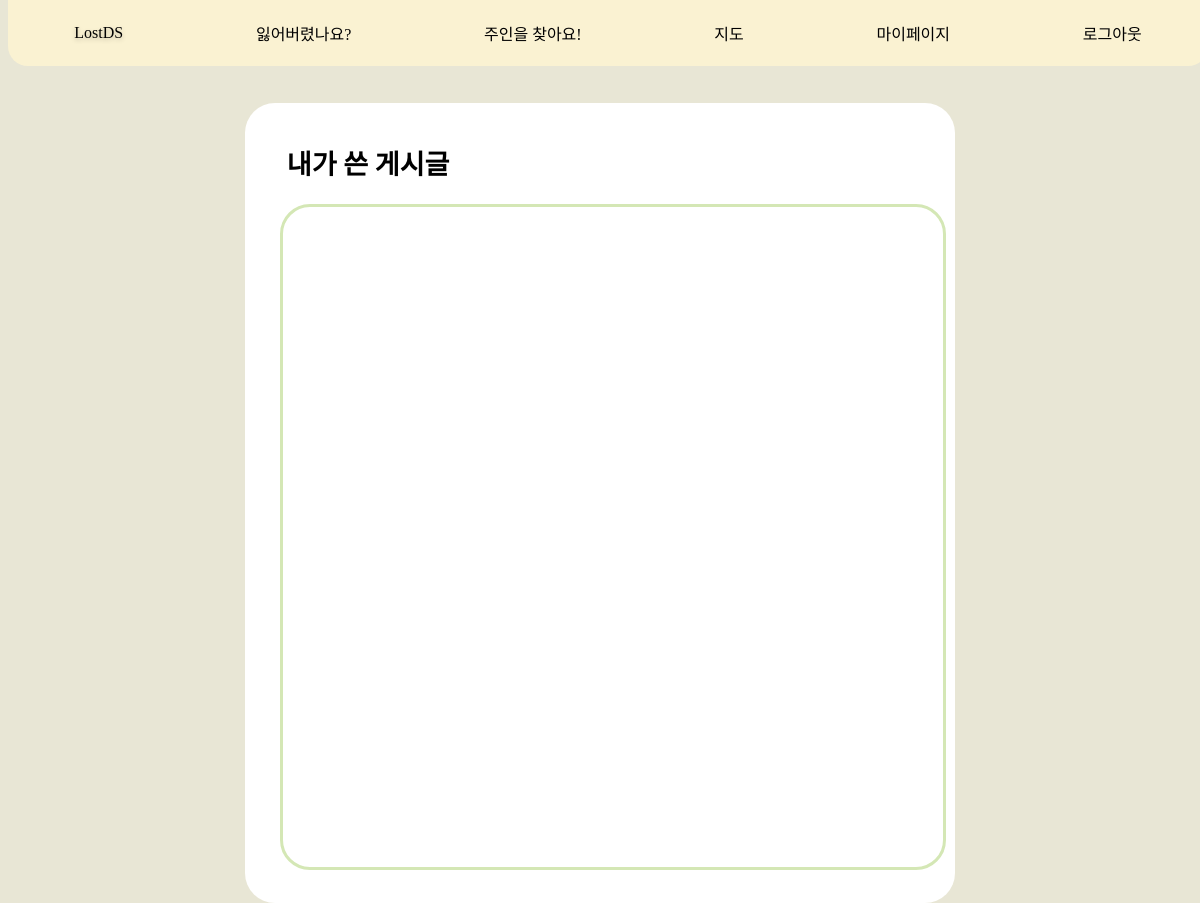
The page /mypage/my-post/ (signed in) on the database as committed earlier.
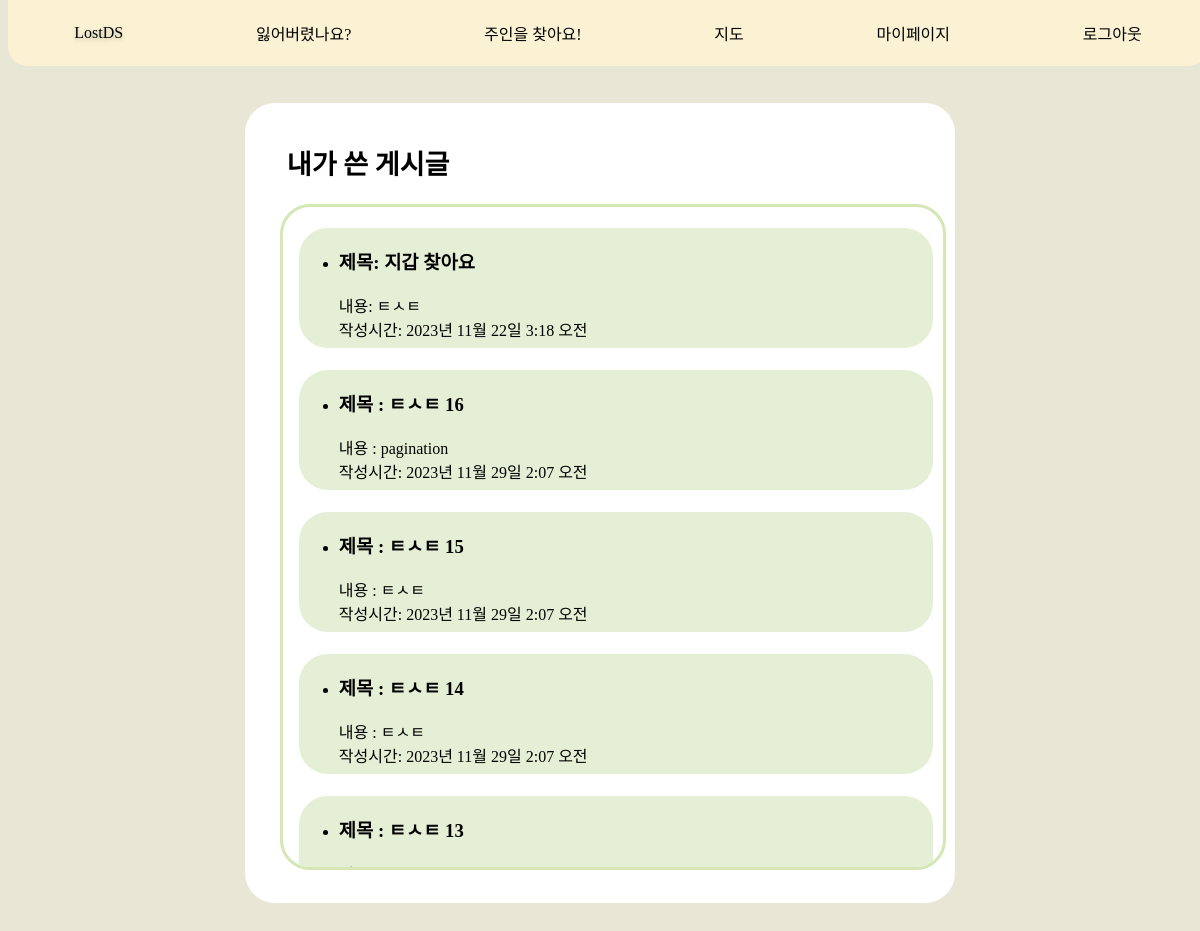
The same page on the database as committed later.
### message/models.py (models this page shows, shortened)
class AskItem(models.Model):
    title = models.CharField(max_length=30)
    author = models.ForeignKey(settings.AUTH_USER_MODEL, null=True, on_delete=models.SET_NULL)
    place = models.CharField(max_length=15, blank=True, null=True)
    created_at = models.DateTimeField(auto_now_add=True)
    category = models.ForeignKey(Category, null=True, on_delete=models.SET_NULL)
    head_image = models.ImageField(upload_to='message/images/ask/%Y/%m/%d/', blank=True)
    content = models.TextField()

class FindItem(models.Model):
    title = models.CharField(max_length=30)
    author = models.ForeignKey(settings.AUTH_USER_MODEL, null=True, on_delete=models.SET_NULL)
    place = models.CharField(max_length=15, null=True)
    created_at = models.DateTimeField(auto_now_add=True)
    category = models.ForeignKey(Category, null=True, on_delete=models.SET_NULL)
    head_image = models.ImageField(upload_to='message/images/find/%Y/%m/%d/', blank=True)
    content = models.TextField()

### mypage/views.py (the view)
# urls.py: path("my-post/", mypost_view, name='my-post'),                                  # '내가 쓴 게시글' 눌렀을 때 넘어가는 페이지
def mypost_view(requset):  # 게시글 리스트 페이지
    return render(
        requset,
        'mypage/my-post.html',
    )

### mypage/templates/mypage/my-post.html (shortened to what this page needs)
{% extends 'main/nav.html' %}
{% block content %}
{% load static %}
<html lang="ko">
<head>
    <link rel="stylesheet" href="{% static 'mypage/css/mypost.css' %}" media="screen">
</head>
<body>
    <div class="container">
        <div class="post">
            <h2>내가 쓴 게시글</h2>
        </div>
        <div class="post-group">
            {% for post in request.user.askitem_set.all reversed %}
                <div class="post-list">
                    <a href="/message/ask/{{ post.pk }}/">
                        <ul>
                            <li>
                                <h3>제목: {{ post.title }}<br></h3>
                                내용: {{ post.content|slice:"10" }}<br>
                                작성시간: {{ post.created_at }}
                            </li>
                        </ul>
                    </a>
                </div>
            {% endfor %}
            {% for post in request.user.finditem_set.all reversed %}
                <div class="post-list">
                    <a href="/message/find/{{ post.pk }}/">
                        <ul>
                            <li>
                                <h3>제목 : {{ post.title }}<br></h3>
                                내용 : {{ post.content|slice:"10" }}<br>
                                작성시간: {{ post.created_at }}
                            </li>
                        </ul>
                    </a>
                </div>
            {% endfor %}
        </div>
    </div>
</body>
{% endblock %}

Rows that differ between the two databases and show on the page:
added AskItem: title "지갑 찾아요", content "ㅌㅅㅌ", created_at "2023년 11월 22일 3:18 오전"
added FindItem: title "ㅌㅅㅌ 16", content "pagination", created_at "2023년 11월 29일 2:07 오전"
added FindItem: title "ㅌㅅㅌ 15", content "ㅌㅅㅌ", created_at "2023년 11월 29일 2:07 오전"
added FindItem: title "ㅌㅅㅌ 14", content "ㅌㅅㅌ", created_at "2023년 11월 29일 2:07 오전"
added FindItem: title "ㅌㅅㅌ 13"
